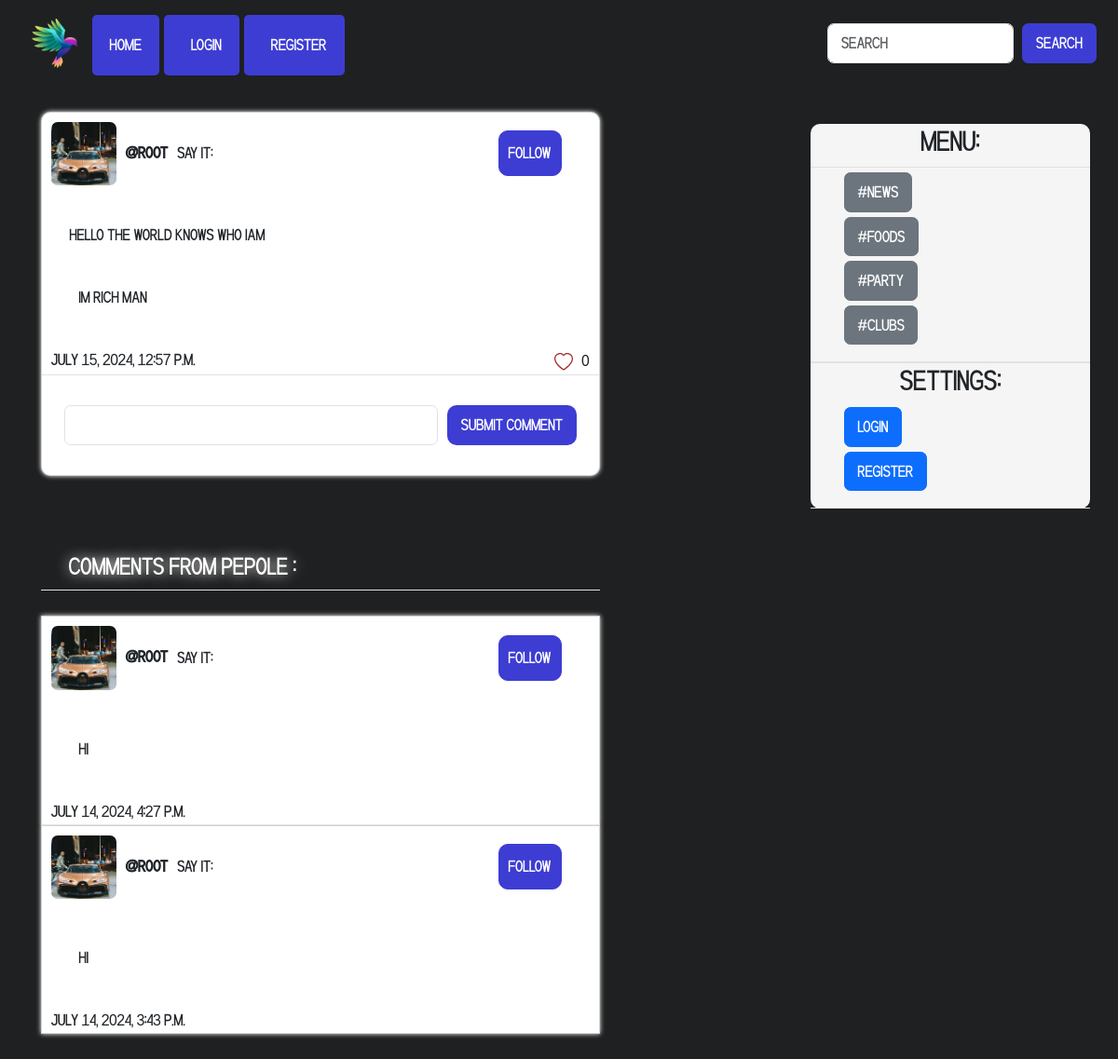
Screenshot of /post/detail/4/ with the database file from the repository.
### Index/models.py (models this page shows)
class Post(models.Model):
    user = models.ForeignKey(account_model.Profile,on_delete=models.CASCADE)
    title = models.CharField(max_length=500)
    desc = models.TextField()
    date = models.DateTimeField(auto_now_add=True)
    @property
    def like_count(self):
        return self.likes.count()

class Comment(models.Model):
    user = models.ForeignKey(account_model.Profile,on_delete=models.CASCADE)
    post = models.ForeignKey(Post,on_delete=models.CASCADE)
    text = models.TextField()
    date = models.DateTimeField(auto_now_add=True)

### Account/models.py (models this page shows)
class Profile(models.Model):
    user = models.OneToOneField(User,on_delete=models.CASCADE)
    first_name = models.CharField(max_length=300)
    last_name = models.CharField(max_length=300)
    picture = models.ImageField(upload_to="profile/pictures/",blank=True)
    desc = models.TextField()
    birthday = models.DateField()
    gender = models.CharField(max_length=6,choices=[("female","female"),("male","male")])
    universe = models.CharField(max_length=80)

### Index/views.py (the view, shortened to what this page needs)
# urls.py: path("post/detail/<int:pk>/",views.detail_post,name="detail_post"),
def detail_post(request,pk):
    md = models.Post.objects.get(pk=pk)
    comment_md = models.Comment.objects.filter(user=md.user).order_by("-date")
    liked_posts = []
    if request.user.is_authenticated:
            liked_posts = request.user.profile.like_set.values_list('post_id', flat=True)
    form = forms.CommentForm()
    return render(request,"index/detail_post.html",{"form":form,"md":md,'liked_posts': liked_posts,"comment_md":comment_md})

### Index/forms.py
class CommentForm(forms.ModelForm):
    class Meta:
        model = models.Comment
        exclude = ["user","post"]
        widgets = {
            "text": forms.TextInput(attrs={"class":"form-control text-comment"}),
        }

### templates/index/detail_post.html (shortened to what this page needs)
{% extends '../base.html' %}
{% block body %}
{% include '../nav_right.html' %}
<div class="container">
    <br>
      <div class="card" style="box-shadow: 0 0 5px white; max-width: 600px; border-radius: 10px; ">
        <div class="flex" style="display: flex;">
            {% if md.user.picture %}
            <img src="{{md.user.picture.url}}" style=" border-radius: 10%; width: 70px; margin: 10px;" alt="pic_profile">
            {% else %}
            <div class="name-circle" style="padding: 20px; border-radius: 10%; border: solid 1px rgb(61, 61, 212); width: 70px; margin: 10px; background-color: rgb(61, 61, 212);">
              <center><span style="color: white;">{{md.user.user.username|slice:1}}</span></center>
            </div>
            {% endif %}
          <strong style="margin-top: 30px;">@{{md.user.user.username}}</strong><span style="margin-left: 10px; margin-top: auto; margin-bottom: auto;">say it:</span>
          <button class="follow-btn" style=" height: fit-content; margin-top: auto; margin-bottom: auto; margin-left: auto; margin-right: 40px; border-radius: 10px; border: solid 1px rgb(61, 61, 212); background-color: rgb(61, 61, 212); color: white; padding: 10px;">Follow</button>
        </div>
        <div class="texts">
          <p style="text-wrap:pretty; margin: 30px;" dir="auto">
            {{md.title}}
          </p>
          <p style="text-wrap:pretty; margin: 40px; " dir="auto">
            {{md.desc}}
          </p>
        </div>
        <div class="date-like">
          <span style="margin: 10px;">{{md.date}}</span>
            <span style="float:right; margin-right:10px;" class="like">
              <form method="post" action="{% url 'like_post' md.id %}">
                <button type="submit" style="border: none; background-color: white;">
                </button>
                <span>{{md.like_count}}</span>
            </form>
            </span>
        </div>
        <div class="border-top"></div><br>
        <center>
            <form action="{% url 'detail_post' md.id %}" method="post">
                <div class="comments" style="max-width: 550px; margin: 5px; display: flex; flex-direction: row;">
                    {{form.text}}
                    <input type="submit" value="submit comment" style="margin-left: 10px; background-color: rgb(61, 61, 212); color: white; border-radius: 10px;" class="btn">
                </div>
            </form>
      </center>
        <br>
      </div>
      <br><br><br>
      <h4 style="text-shadow: 0 0 14px white; color: white; margin-left: 30px;">Comments From Pepole :</h4>
      <div class="border-top" style="max-width: 600px;"></div>
      <br>
      {% for comments in comment_md %}
      <div class="card" style="box-shadow: 0 0 5px white; max-width: 600px; border-radius: 0%;">
        <div class="flex" style="display: flex;">
            {% if md.user.picture %}
            <img src="{{md.user.picture.url}}" style=" border-radius: 10%; width: 70px; margin: 10px;" alt="pic_profile">
            {% else %}
            <div class="name-circle" style="padding: 20px; border-radius: 10%; border: solid 1px rgb(61, 61, 212); width: 70px; margin: 10px; background-color: rgb(61, 61, 212);">
              <center><span style="color: white;">{{md.user.user.username|slice:1}}</span></center>
            </div>
            {% endif %}
          <strong style="margin-top: 30px;">@{{md.user.user.username}}</strong><span style="margin-left: 10px; margin-top: auto; margin-bottom: auto;">say it:</span>
          <button class="follow-btn" style=" height: fit-content; margin-top: auto; margin-bottom: auto; margin-left: auto; margin-right: 40px; border-radius: 10px; border: solid 1px rgb(61, 61, 212); background-color: rgb(61, 61, 212); color: white; padding: 10px;">Follow</button>
        </div>
        <div class="texts">
          <p style="text-wrap:pretty; margin: 40px; " dir="auto">
            {{comments.text}}
          </p>
        </div>
        <div class="date">
          <span style="margin: 10px;">{{comments.date}}</span>
        </div>
      </div>
      {% endfor %}
</div>
<br>
{% endblock %}

### rows the page displays
Post: user.picture (picture), user.user.username "root", title "hello the world knows who iam", desc "im rich man", date "July 15, 2024, 12:57 p.m.", like_count "0"
Comment: user.picture (picture), text "hi", date "July 14, 2024, 4:27 p.m."
Comment: user.picture (picture), text "hi", date "July 14, 2024, 3:43 p.m."
